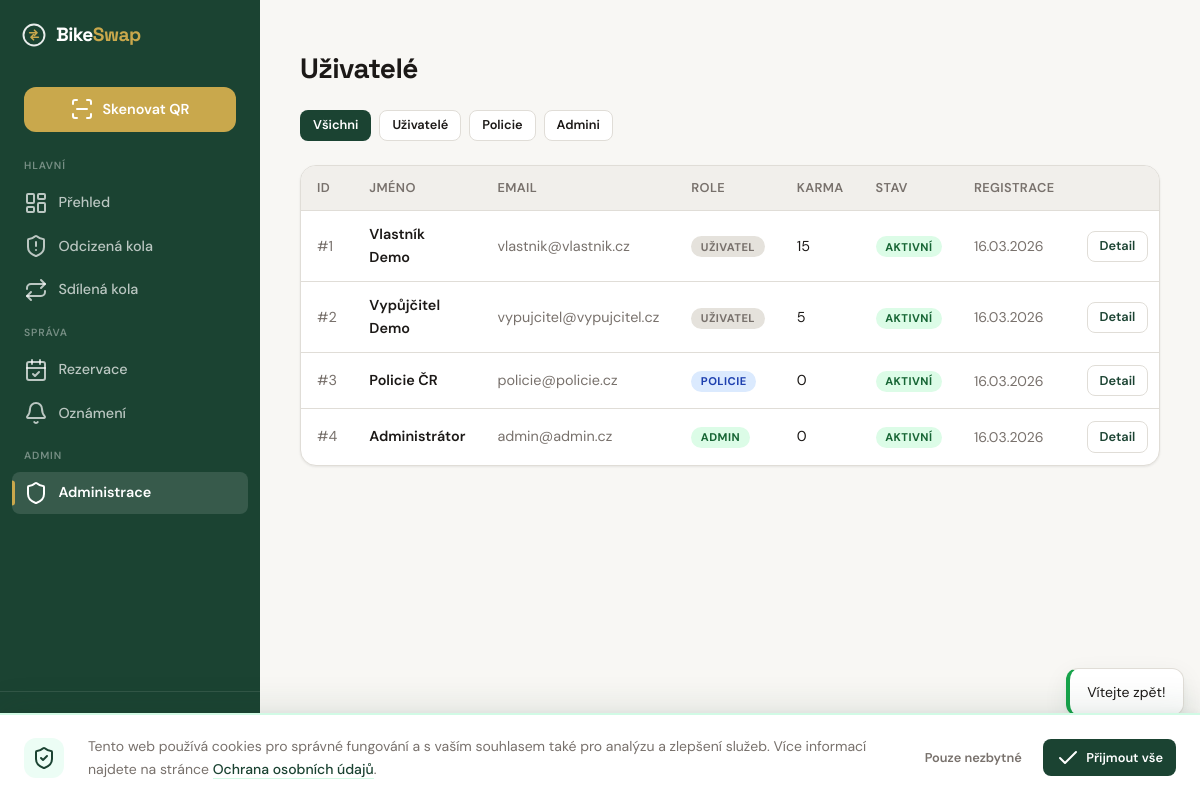
Screenshot of /admin/users (signed in) with the database file from the repository.
### tables this page shows
CREATE TABLE IF NOT EXISTS `users` (
    `id`                 INT UNSIGNED    NOT NULL AUTO_INCREMENT,
    `email`              VARCHAR(255)    NOT NULL,
    `password_hash`      VARCHAR(255)    NOT NULL,
    `role`               ENUM('user', 'police', 'admin') NOT NULL DEFAULT 'user',
    `first_name`         VARCHAR(50)     NOT NULL,
    `surname`            VARCHAR(50)     NOT NULL DEFAULT '',
    `phone`              VARCHAR(20)     NULL DEFAULT NULL,
    `address`            VARCHAR(255)    NULL DEFAULT NULL,
    `is_verified`        TINYINT(1)      NOT NULL DEFAULT 0,
    `verification_token` VARCHAR(64)     NULL DEFAULT NULL,
    `password_reset_token`   VARCHAR(64) NULL DEFAULT NULL,
    `password_reset_expires` DATETIME    NULL DEFAULT NULL,
    `totp_secret`        VARCHAR(255)    NULL DEFAULT NULL,
    `totp_enabled`       TINYINT(1)      NOT NULL DEFAULT 0,
    `karma_score`        INT             NOT NULL DEFAULT 0,
    `is_banned`          TINYINT(1)      NOT NULL DEFAULT 0,
    `created_at`         DATETIME        NOT NULL DEFAULT CURRENT_TIMESTAMP,
    `updated_at`         DATETIME        NOT NULL DEFAULT CURRENT_TIMESTAMP ON UPDATE CURRENT_TIMESTAMP,
    `last_login_at`      DATETIME        NULL DEFAULT NULL,

    PRIMARY KEY (`id`),
    UNIQUE KEY `uq_users_email` (`email`),
    KEY `idx_users_role` (`role`)
);

### src/Response/Response.php (called while the page is built, shortened)
<?php
abstract class Response
{
    public function send(): void
    {
        $this->sendBody();
    }
}

### src/Core/App.php (called while the page is built, shortened)
<?php
class App
{
    private Router $router;
    public function __construct(array $config)
    {
        $this->container = new Container($config);
        $this->router = new Router($this->container);
    }
    public function run(): void
    {
        $request = Request::capture();
        try {
            $response = $this->router->dispatch($request);
        } catch (\Throwable $e) {
            $response = $this->handleException($e, $request);
        }
        $response->send();
    }
}

### public/index.php (called while the page is built, shortened)
<?php
$basePath = is_dir(__DIR__ . '/vendor') ? __DIR__ : __DIR__ . '/..';
$config = require $basePath . '/config/app.php';
$app = new App\Core\App($config);
$app->run();

### src/Core/Request.php (called while the page is built, shortened)
<?php
class Request
{
    private array $query;
    public function __construct(
        string $method,
        string $path,
        array $query = [],
        array $body = [],
        array $server = [],
        array $files = [],
        array $cookies = []
    ) {
        $this->query = $query;
    }
    public function query(string $key, mixed $default = null): mixed
    {
        return $this->query[$key] ?? $default;
    }
}

### src/Controllers/AdminController.php (called while the page is built, shortened)
<?php
class AdminController
{
    private UserRepository $userRepository;
    private AuthService $authService;
    private Session $session;
    public function __construct(
        UserRepository $userRepository,
        BikeRepository $bikeRepository,
        ReservationRepository $reservationRepository,
        TheftReportRepository $theftReportRepository,
        FoundReportRepository $foundReportRepository,
        ReservationMessageRepository $reservationMessageRepository,
        FoundReportMessageRepository $foundReportMessageRepository,
        AuthService $authService,
        FileUploadService $fileUploadService,
        QRService $qrService,
        BikeWarningRepository $bikeWarningRepository,
        BikeWarningService $bikeWarningService,
        ActivityLogService $activityLog,
        ActivityLogRepository $activityLogRepository,
        UserDeviceRepository $userDeviceRepository,
        Session $session
    ) {
        $this->userRepository = $userRepository;
        $this->authService = $authService;
        $this->session = $session;
    }
    public function users(Request $request): Response
    {
        $currentUser = $this->authService->currentUser();
        $roleFilter = $request->query('role');
        $users = $this->userRepository->findAll($roleFilter);
        return view('admin/users', [
            'title' => 'Uživatelé — Admin',
            'currentUser' => $currentUser,
            'users' => $users,
            'roleFilter' => $roleFilter,
            'session' => $this->session,
        ])->withLayout('layouts/app');
    }
}

### src/Repository/UserRepository.php (called while the page is built, shortened)
<?php
class UserRepository
{
    private Database $db;
    public function __construct(Database $db)
    {
        $this->db = $db;
    }
    public function findAll(?string $role = null): array
    {
        if ($role !== null) {
            $rows = $this->db->fetchAll(
                "SELECT * FROM users WHERE role = ? ORDER BY created_at DESC",
                [$role]
            );
        } else {
            $rows = $this->db->fetchAll(
                "SELECT * FROM users ORDER BY created_at DESC"
            );
        }
        return array_map(fn(array $row) => User::fromRow($row), $rows);
    }
}

### src/Core/Database.php (called while the page is built, shortened)
<?php
class Database
{
    private PDO $pdo;
    public function __construct(array $config)
    {
        $dbConfig = $config['database'];
        $dsn = sprintf(
            'mysql:host=%s;dbname=%s;charset=%s',
            $dbConfig['host'],
            $dbConfig['name'],
            $dbConfig['charset'] ?? 'utf8mb4'
        );
        $this->pdo = new PDO($dsn, $dbConfig['user'], $dbConfig['pass'], [
            PDO::ATTR_ERRMODE            => PDO::ERRMODE_EXCEPTION,
            PDO::ATTR_DEFAULT_FETCH_MODE => PDO::FETCH_ASSOC,
            PDO::ATTR_EMULATE_PREPARES   => false,
        ]);
    }
    public function query(string $sql, array $params = []): PDOStatement
    {
        $stmt = $this->pdo->prepare($sql);
        $stmt->execute($params);
        return $stmt;
    }
    public function fetchAll(string $sql, array $params = []): array
    {
        return $this->query($sql, $params)->fetchAll();
    }
}

### src/Core/Router.php (called while the page is built, shortened)
<?php
class Router
{
    private Container $container;
    private array $routes = [];
    private array $groupMiddleware = [];
    private string $groupPrefix = '';
    public function __construct(Container $container)
    {
        $this->container = $container;
    }
    public function group(string $prefix, array $middleware, callable $callback): void
    {
        $previousPrefix = $this->groupPrefix;
        $previousMiddleware = $this->groupMiddleware;
        $this->groupPrefix = $previousPrefix . $prefix;
        $this->groupMiddleware = array_merge($previousMiddleware, $middleware);
        $this->groupPrefix = $previousPrefix;
        $this->groupMiddleware = $previousMiddleware;
    }
    public function dispatch(Request $request): Response
    {
        $path = $request->getPath();
        foreach ($this->routes as $route) {
            $params = $this->matchPath($route['pattern'], $path);
            if ($params === null) {
                continue;
            }
            $request->setRouteParams($params);
            return $this->executeRoute($route, $request);
        }
        throw new \RuntimeException('Not Found', 404);
    }
    private function addRoute(string $method, string $path, array $handler, array $middleware): self
    {
        $this->routes[] = [
            'method' => $method,
            'pattern' => $this->groupPrefix . $path,
            'handler' => $handler,
            'middleware' => array_merge($this->groupMiddleware, $middleware),
        ];
        return $this;
    }
    private function matchPath(string $pattern, string $path): ?array
    {
        $regex = preg_replace(
            '/\{([a-zA-Z_]+)\}/',
            '(?P<$1>[^/]+)',
            $pattern
        );
        $regex = '#^' . $regex . '$#';
        if (!preg_match($regex, $path, $matches)) {
            return null;
        }
        return array_filter(
            $matches,
            fn($key) => is_string($key),
            ARRAY_FILTER_USE_KEY
        );
    }
    private function executeRoute(array $route, Request $request): Response
    {
        [$controllerClass, $action] = $route['handler'];
        $controller = $this->container->make($controllerClass);
        return $controller->$action($request);
    }
}

### src/Entity/User.php (called while the page is built, shortened)
<?php
class User
{
    private int $id;
    private string $email;
    private string $role;
    private string $firstName;
    private string $surname;
    private int $karmaScore;
    private bool $isBanned;
    private string $createdAt;
    public static function fromRow(array $row): self
    {
        $user = new self();
        $user->id                = (int) $row['id'];
        $user->email             = $row['email'];
        $user->passwordHash      = $row['password_hash'];
        $user->role              = $row['role'];
        $user->firstName         = $row['first_name'];
        $user->surname           = $row['surname'] ?? '';
        $user->phone             = $row['phone'] ?? null;
        $user->address           = $row['address'] ?? null;
        $user->isVerified        = (bool) ($row['is_verified'] ?? false);
        $user->verificationToken = $row['verification_token'] ?? null;
        $user->totpSecret        = $row['totp_secret'] ?? null;
        $user->totpEnabled       = (bool) ($row['totp_enabled'] ?? false);
        $user->karmaScore        = (int) ($row['karma_score'] ?? 0);
        $user->isBanned          = (bool) ($row['is_banned'] ?? false);
        $user->createdAt         = $row['created_at'];
        $user->updatedAt         = $row['updated_at'];
        $user->lastLoginAt       = $row['last_login_at'] ?? null;
        return $user;
    }
    public function getId(): int
    {
        return $this->id;
    }
    public function getEmail(): string
    {
        return $this->email;
    }
    public function getRole(): string
    {
        return $this->role;
    }
    public function getFullName(): string
    {
        return trim($this->firstName . ' ' . $this->surname);
    }
    public function getKarmaScore(): int
    {
        return $this->karmaScore;
    }
    public function getCreatedAt(): string
    {
        return $this->createdAt;
    }
    public function isBanned(): bool
    {
        return $this->isBanned;
    }
}

### src/Helpers/functions.php (called while the page is built, shortened)
<?php
if (!function_exists('e')) {
    function e(?string $value): string
    {
        return htmlspecialchars($value ?? '', ENT_QUOTES, 'UTF-8');
    }
}

### templates/admin/users.php (the view, shortened to what this page needs)
<div class="page-header">
  <h1>Uživatelé</h1>
</div>
<div class="flex gap-sm mb-lg flex-wrap">
  <a href="/admin/users" class="btn btn-sm <?= !$roleFilter ? 'btn-primary' : 'btn-secondary' ?>">Všichni</a>
  <a href="/admin/users?role=user" class="btn btn-sm <?= $roleFilter === 'user' ? 'btn-primary' : 'btn-secondary' ?>">Uživatelé</a>
  <a href="/admin/users?role=police" class="btn btn-sm <?= $roleFilter === 'police' ? 'btn-primary' : 'btn-secondary' ?>">Policie</a>
  <a href="/admin/users?role=admin" class="btn btn-sm <?= $roleFilter === 'admin' ? 'btn-primary' : 'btn-secondary' ?>">Admini</a>
</div>
<?php
  $roleLabels = ['user' => 'Uživatel', 'police' => 'Policie', 'admin' => 'Admin'];
?>
<?php if (empty($users)): ?>
  <div class="card">
    <div class="card-body">
      <p class="text-muted text-center">Žádní uživatelé nenalezeni.</p>
    </div>
  </div>
<?php else: ?>
  <div class="card">
    <div class="table-responsive">
      <table class="admin-table">
        <thead>
          <tr>
            <th>ID</th>
            <th>Jméno</th>
            <th>Email</th>
            <th>Role</th>
            <th>Karma</th>
            <th>Stav</th>
            <th>Registrace</th>
            <th></th>
          </tr>
        </thead>
        <tbody>
          <?php foreach ($users as $user): ?>
            <?php
              $roleClass = match($user->getRole()) {
                  'admin' => 'status-active',
                  'police' => 'status-found',
                  default => 'status-unknown',
              };
            ?>
            <tr>
              <td class="text-muted">#<?= $user->getId() ?></td>
              <td><strong><?= e($user->getFullName()) ?></strong></td>
              <td class="text-muted"><?= e($user->getEmail()) ?></td>
              <td><span class="status-badge <?= $roleClass ?>"><?= e($roleLabels[$user->getRole()] ?? $user->getRole()) ?></span></td>
              <td><?= $user->getKarmaScore() ?></td>
              <td>
                <?php if ($user->isBanned()): ?>
                  <span class="status-badge status-stolen">Blokován</span>
                <?php else: ?>
                  <span class="status-badge status-active">Aktivní</span>
                <?php endif; ?>
              </td>
              <td class="text-muted text-sm"><?= date('d.m.Y', strtotime($user->getCreatedAt())) ?></td>
              <td>
                <a href="/admin/users/<?= $user->getId() ?>" class="btn btn-sm btn-secondary">Detail</a>
              </td>
            </tr>
          <?php endforeach; ?>
        </tbody>
      </table>
    </div>
  </div>
<?php endif; ?>

### rows the page displays
users: id "1", $user->getFullName() "Vlastník Demo", email "vlastnik@vlastnik.cz", role "UŽIVATEL", karma_score "15", is_banned "AKTIVNÍ", created_at "16.03.2026"
users: id "2", $user->getFullName() "Vypůjčitel Demo", email "vypujcitel@vypujcitel.cz", role "UŽIVATEL", karma_score "5", is_banned "AKTIVNÍ", created_at "16.03.2026"
users: id "3", $user->getFullName() "Policie ČR", email "policie@policie.cz", role "POLICIE", karma_score "0", is_banned "AKTIVNÍ", created_at "16.03.2026"
users: id "4", first_name "Administrátor", email "admin@admin.cz", role "ADMIN", karma_score "0", is_banned "AKTIVNÍ", created_at "16.03.2026"
